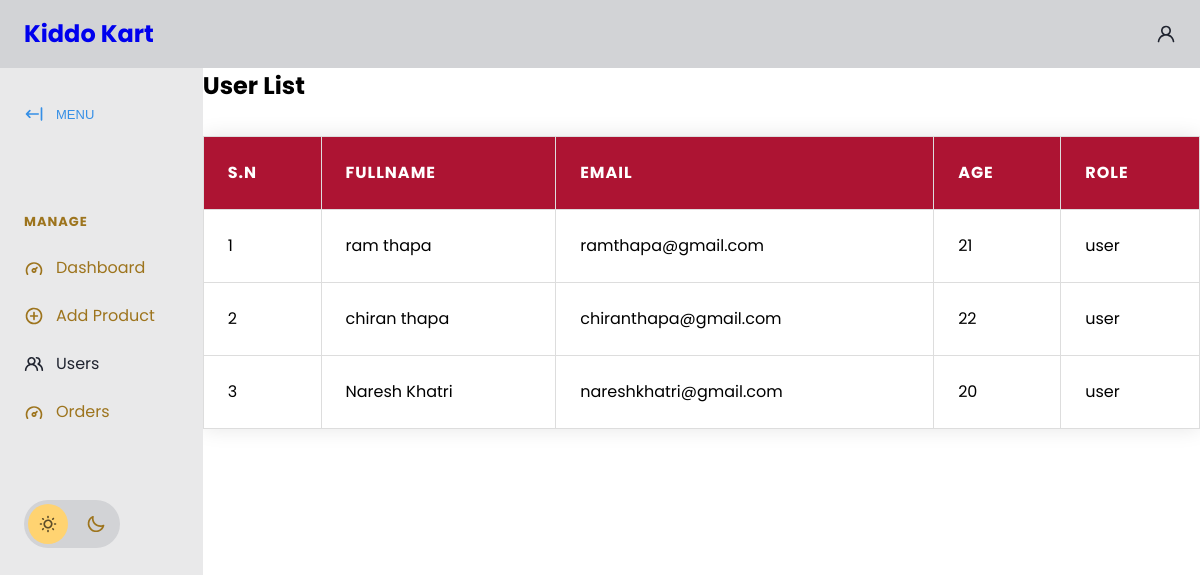
The app's page /php/userlist.php, older data.
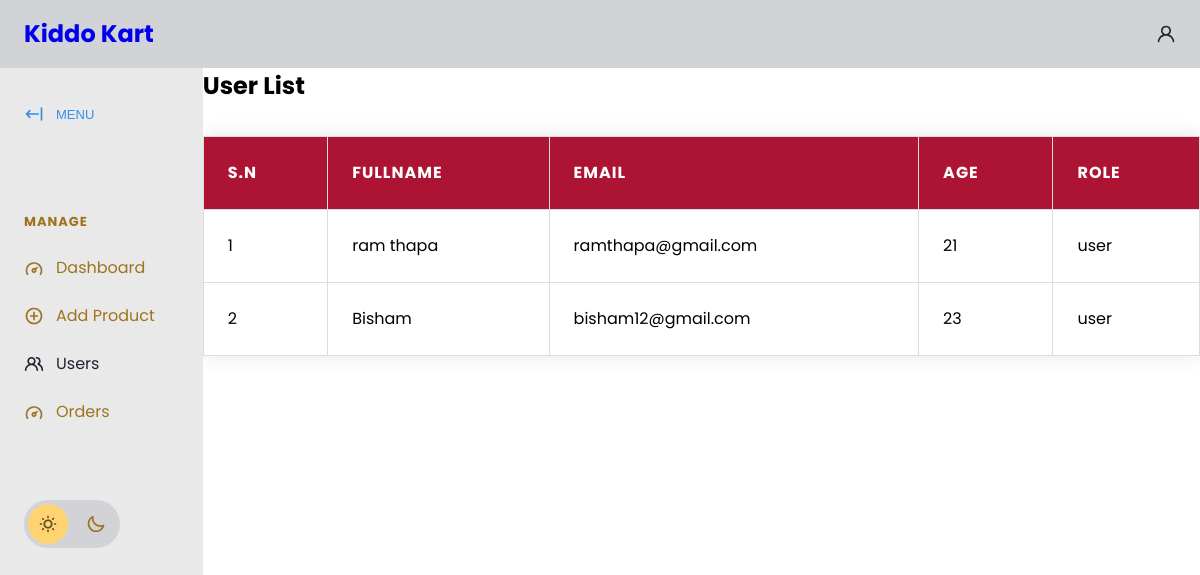
The same page, newer data.
### tables this page shows
CREATE TABLE `users` (
  `ID` int(11) NOT NULL,
  `Username` varchar(100) DEFAULT NULL,
  `Email` varchar(100) DEFAULT NULL,
  `Password` varchar(100) DEFAULT NULL,
  `Age` int(11) DEFAULT NULL,
  `UserRole` varchar(10) NOT NULL,
  `Phone_No` varchar(200) NOT NULL
);

### php/userlist.php (the view, shortened to what this page needs)
<?php
include_once('connection.php');
?>
<!DOCTYPE html>
<html lang="en">
<head>
    <link rel="stylesheet" href="https://cdn.jsdelivr.net/npm/modern-normalize@1.1.0/modern-normalize.min.css">
    <link rel="stylesheet" href="app.css">
    <link rel="stylesheet" href="./product.css">
</head>
<body>
    <header id="main-header">
        <nav>
            <ul>
                <li id="main-header__logo">
                    <a href="#">
                    <h1>Kiddo Kart</h1>
                    </a>
                </li>
            </ul>
            <a href="#">
                <svg>
                    <use xlink:href="#icon-user"></use>
                </svg>
            </a>
        </nav>
    </header>
    <section id="main">
        <div id="sidebar">
            <button id="sidebar__collapse">
                <svg>
                    <use xlink:href="#icon-collapse"></use>
                </svg>
                <span>MENU</span>
            </button>
            <nav id="sidebar__nav">
                <ul>
                    <li class="menu-heading"><span>Manage</span></li>
                    <li>
                        <a href="admindb.php">
                            <svg>
                                <use xlink:href="#icon-dashboard"></use>
                            </svg>
                            <span>Dashboard</span>
                        </a>
                    </li>
                    <li>
                        <a href="./addproduct.php">
                            <svg>
                                <use xlink:href="#icon-add"></use>
                            </svg>
                            <span>Add Product</span>
                        </a>
                    </li>
                    <li>
                        <a href="#" class="active">
                            <svg>
                                <use xlink:href="#icon-users"></use>
                            </svg>
                            <span>Users</span>
                        </a>
                    </li>
                    <li>
                    <li>
                        <a href="viewproducts.php" >
                            <svg>
                                <use xlink:href="#icon-dashboard"></use>
                            </svg>
                            <span>Orders</span>
                        </a>
                    </li>
            </nav>
            <div id="sidebar__theme-switcher">
                <svg id="sidebar__theme-switcher__sun">
                    <use xlink:href="#icon-sun"></use>
                </svg>
                <svg id="sidebar__theme-switcher__moon">
                    <use xlink:href="#icon-moon"></use>
                </svg>
            </div>
        </div>
        <div class="form-container">
            <h1>User List</h1>
            <div class="admin-product-form-container">
                <?php
                $select = mysqli_query($conn, "SELECT * FROM users where UserRole = 'user'");
                $sn = 1;
                ?>
                <div class="product-display">
                    <table class="product-display-table">
                        <thead>
                            <tr>
                                <th>S.N</th>
                                <th>Fullname</th>
                                <th>Email</th>
                                <th>Age</th>
                                <th>Role</th>
                            </tr>
                        </thead>
                        <?php while ($row = mysqli_fetch_assoc($select)) {
                            ?>
                            <tr>
                                <td>
                                    <?php echo $sn++; ?>
                                </td>
                                <td>
                                    <?php echo $row['Username']; ?>
                                </td>
                                <td>
                                    <?php echo $row['Email']; ?>
                                </td>
                                <td>
                                    <?php echo $row['Age'] ?>
                                </td>
                                <td>
                                    <?php echo $row['UserRole'] ?>
                                </td>
                            </tr>
                        <?php } ?>
                    </table>
                </div>
            </div>
</body>
</html>

Row changes from the older to the newer data that the page shows:
removed users: Username "chiran thapa", Email "chiranthapa@gmail.com", Age "22", UserRole "user"
removed users: Username "Naresh Khatri", Email "nareshkhatri@gmail.com", Age "20", UserRole "user"
added users: Username "Bisham", Email "bisham12@gmail.com", Age "23", UserRole "user"
